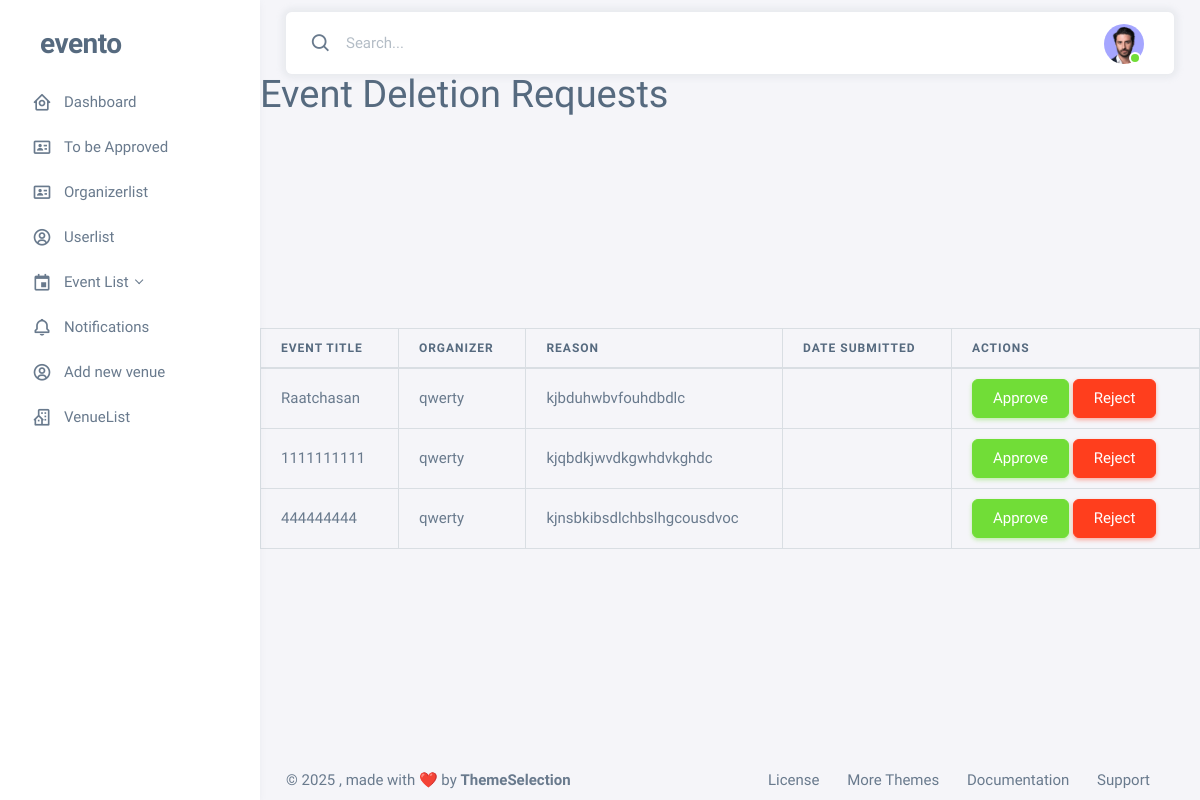
Before: /siteadmin/event_deletion/ (signed in) with the older database file.
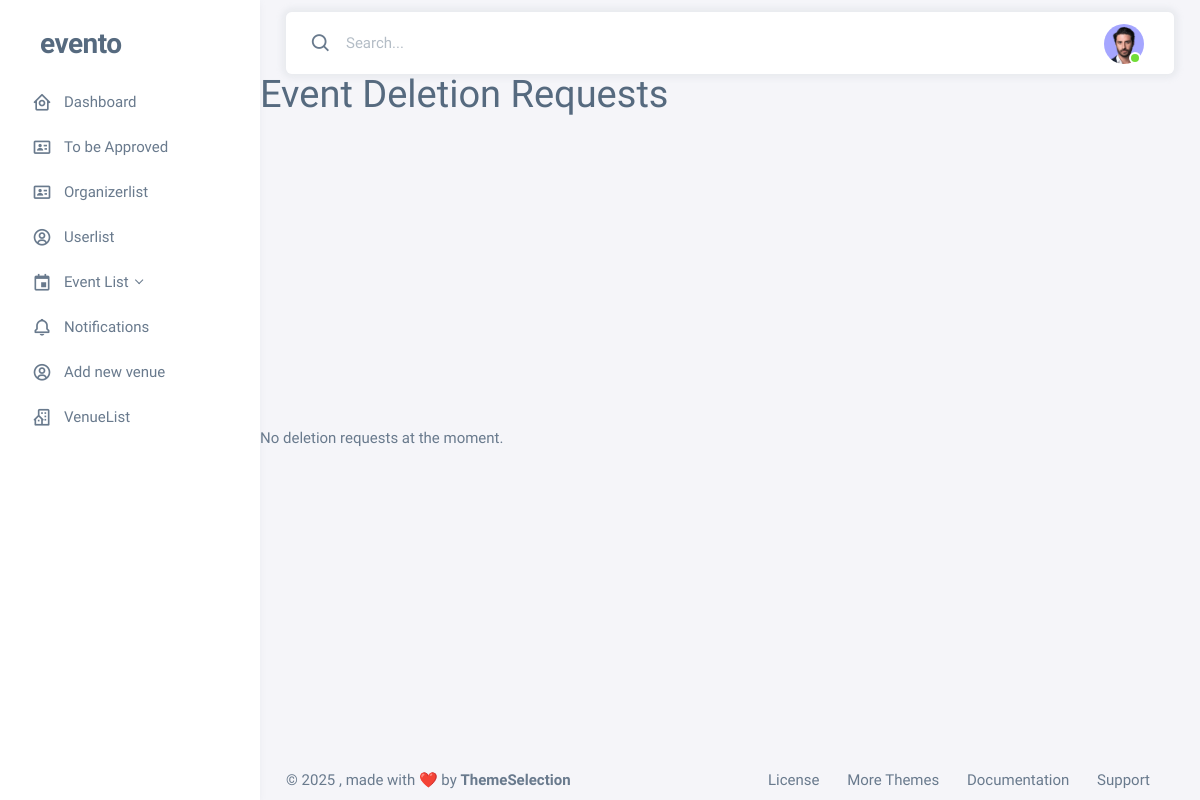
After: the same page with the newer database file.
### adminpanel/models.py (models this page shows, shortened)
class EventDeletionRequest(models.Model):
    organizer = models.ForeignKey(User, on_delete=models.CASCADE)
    event = models.ForeignKey('Event', on_delete=models.CASCADE)
    reason = models.TextField()
    requested_at = models.DateTimeField(auto_now_add=True)
    is_processed = models.BooleanField(default=False)

class Event(models.Model):
    EVENT_TYPE_CHOICES = [
        ('movie', 'Movie'),
        ('event', 'Event'),
        ('play', 'Play'),
        ('activity', 'Activity'),
        ('sport', 'Sport'),
    ]
    STATUS_CHOICES = [
        ('visible', 'Visible'),
        ('hidden', 'Hidden'),
        ('draft', 'Draft')
    ]
    organizer = models.ForeignKey(Profile, on_delete=models.CASCADE, limit_choices_to={'role': 'organizer'})
    event_type = models.CharField(max_length=20, choices=EVENT_TYPE_CHOICES, default='event')
    title = models.CharField(max_length=255)
    description = models.TextField()
    date = models.DateField()
    start_time = models.TimeField()
    end_time = models.TimeField()
    event_image = models.ImageField(upload_to='event_image/', blank = True, null=True)
    location = models.CharField(max_length=255)
    is_cancelled = models.BooleanField(default=False)
    is_approved = models.BooleanField(default=False)
    status = models.CharField(max_length=20, default='hidden')
    venue = models.ForeignKey(Venue, on_delete=models.SET_NULL, null=True)
    price_standard = models.DecimalField(max_digits=10, decimal_places=2)
    price_premium = models.DecimalField(max_digits=10, decimal_places=2)
    seats_available_standard = models.PositiveIntegerField(default=0)
    seats_available_premium = models.PositiveIntegerField(default=0)
    quantity_sold_standard = models.PositiveIntegerField(default=0)
    quantity_sold_premium = models.PositiveIntegerField(default=0)

### adminpanel/views.py (the view)
# urls.py: path('event_deletion/', event_deletion, name='event_deletion'),
@login_required(login_url='/404/')
@user_passes_test(is_staff)
def event_deletion(request):
    if not request.user.is_staff:
        return redirect('org_profile')  # Redirect non-staff users if necessary
    deletion_requests = EventDeletionRequest.objects.all().select_related('event', 'organizer')
    return render(request, 'adminpanel/event_deletion.html', {
        'deletion_requests': deletion_requests
    })

### adminpanel/views.py (called while the page is built)
def is_staff(user):
    return user.is_staff

### adminpanel/templates/adminpanel/event_deletion.html (shortened to what this page needs)
{% extends 'adminpanel/admin_base.html' %}
{% load static %}
{% block content %}
    <h1>Event Deletion Requests</h1>
    {% if deletion_requests %}
        <table class="table table-bordered">
            <thead>
                <tr>
                    <th>Event Title</th>
                    <th>Organizer</th>
                    <th>Reason</th>
                    <th>Date Submitted</th>
                    <th>Actions</th>
                </tr>
            </thead>
            <tbody>
                {% for request in deletion_requests %}
                    <tr>
                        <td>{{ request.event.title }}</td>
                        <td>{{ request.organizer.username }}</td>
                        <td>{{ request.reason }}</td>
                        <td>{{ request.created_at }}</td>
                        <td>
                            <form action="{% url 'approve_event_deletion' request.id %}" method="POST" style="display:inline;">
                                <button type="submit" class="btn btn-success">Approve</button>
                            </form>
                            <form action="{% url 'reject_event_deletion' request.id %}" method="POST" style="display:inline;">
                                <button type="submit" class="btn btn-danger">Reject</button>
                            </form>
                        </td>
                    </tr>
                {% endfor %}
            </tbody>
        </table>
    {% else %}
        <p>No deletion requests at the moment.</p>
    {% endif %}
{% endblock %}

Changed rows visible on the page:
removed EventDeletionRequest: event "Raatchasan", organizer.username "qwerty", reason "kjbduhwbvfouhdbdlc"
removed EventDeletionRequest: event "1111111111", organizer.username "qwerty", reason "kjqbdkjwvdkgwhdvkghdc"
removed EventDeletionRequest: event "444444444", organizer.username "qwerty", reason "kjnsbkibsdlchbslhgcousdvoc"
Other visible differences:
text no longer shown: "EVENT TITLE ORGANIZER REASON DATE SUBMITTED ACTIONS"
text now shown: "No deletion requests at the moment."
